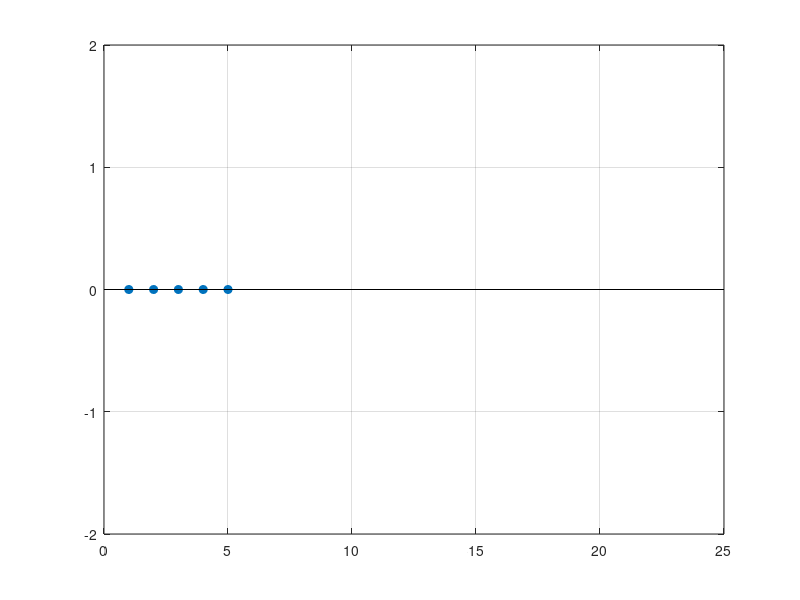

MATLAB code to generate this figure:
clc
clear

L=input('panjang gelombang: ');
P=input('panjang sekuen: ');

for n=1:L
    if (n>P)
        step(n)=1;
    else
        step(n)=0;
    end
end

x=1:L
stem(x, step, 'filled');
axis([0, 25, -2, 2])
grid on;